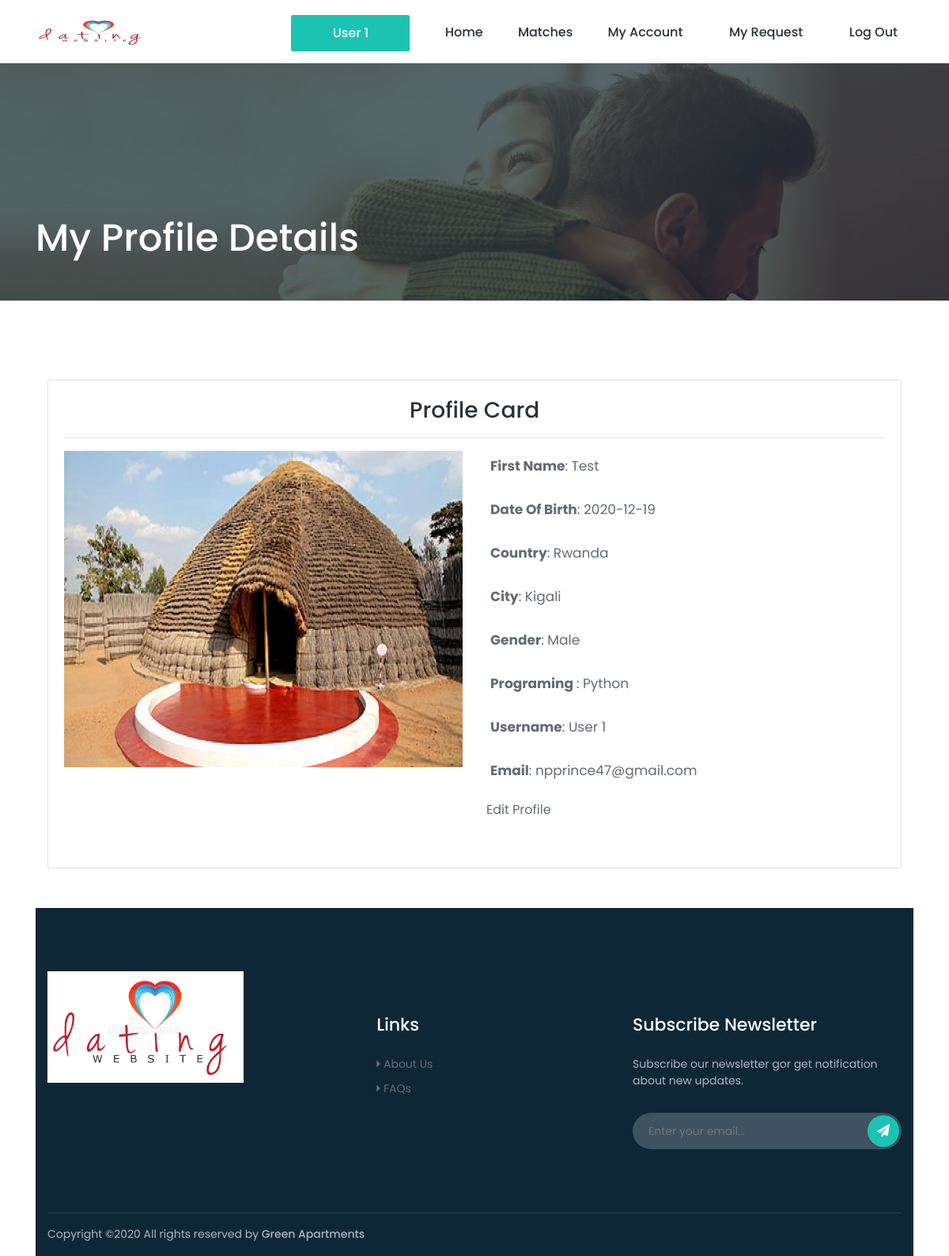
Screenshot of /account/index.php?profile (signed in) with the database file from the repository.
### tables this page shows
CREATE TABLE `members` (
  `member_id` int(11) NOT NULL,
  `f_name` longtext NOT NULL,
  `dob` longtext NOT NULL,
  `gender` longtext NOT NULL,
  `country` longtext NOT NULL,
  `city` longtext NOT NULL,
  `email` longtext NOT NULL,
  `username` longtext NOT NULL,
  `password` longtext NOT NULL,
  `programing` longtext NOT NULL,
  `profile` longtext NOT NULL,
  `reg_date` timestamp NOT NULL DEFAULT current_timestamp() ON UPDATE current_timestamp()
);

### account/profile.php (the view, shortened to what this page needs)
    <div class="breadcrumb-area bg-img bg-overlay jarallax" style="background-image: url(../img/bg-img/16.png);">
        <div class="container h-100">
            <div class="row h-100 align-items-end">
                <div class="col-12">
                    <div class="breadcrumb-content d-flex align-items-center justify-content-between pb-5">
                        <h2 class="room-title">My Profile Details</h2>
                    </div>
                </div>
            </div>
        </div>
    </div>
    <div class="roberto-rooms-area section-padding-100-0">
        <div class="container">
            <div class="row">
                <div class="col-12 col-lg-12">
                    <div class="room-service mb-50">
                        <div class="col-lg-12 ">
                        <div class="row" id="loader_agenda_data">
                            <div class="col-lg-12">
                                <div class="card">
                                    <div class="card-body">
                                        <div class="card-title">
                                            <h3 class="text-center title-2"> Profile Card</h3>
                                        </div>
                                        <hr>
                                            <div class="row">
                                                <div class="col-lg-6">
                                                    <div class="form-group">
                                                        <?php
                                                            if (empty($profile)) {
                                                                $fileName = "avatar-06.jpg";
                                                            } else {
                                                                $fileName = "$profile";
                                                            }
                                                        ?>
                                                        <img class="align-self-center  mr-3" style="height:400px;" src="client_profile_data/<?php echo $fileName ?>" alt="<?php echo $username ?>" >
                                                    </div>
                                                </div>
                                                <div class="col-lg-6">
                                                    <div class="input-group">
                                                        <p><strong>First Name</strong>: <?php echo $f_name ?></p>
                                                    </div>
                                                    <div class="input-group">
                                                        <p><strong>Date Of Birth</strong>: <?php echo $dob ?></p>
                                                    </div>
                                                    <div class="input-group">
                                                        <p><strong>Country</strong>: <?php echo $country ?></p>
                                                    </div>
                                                    <div class="input-group">
                                                        <p><strong>City</strong>: <?php echo $city ?></p>
                                                    </div>
                                                    <div class="input-group">
                                                        <p><strong>Gender</strong>: <?php echo $gender ?></p>
                                                    </div>
                                                    <div class="input-group">
                                                        <p><strong>Programing </strong>: <?php echo $programing ?></p>
                                                    </div>
                                                    <div class="input-group">
                                                        <p><strong>Username</strong>: <?php echo $username ?></p>
                                                    </div>
                                                    <div class="input-group">
                                                        <p><strong>Email</strong>: <?php echo $email ?></p>
                                                    </div>
                                                    <a href="index.php?update_profile">
                                                        <div class="au-message__item-time">
                                                            <p>Edit Profile</p>
                                                        </div>
                                                    </a>
                                                </div>
                                            </div>
                                </div>
                            <br>
                </div>
            </div>
        </div>
    </div>
</div>

### account/index.php (shortened to what this page needs)
<!DOCTYPE html>
<?php
include "../config/connection.php";
if(isset($_SESSION['Member_Data_2020']) == false){
    header("Location:../login.php");
}else{
    ?>
                                <?php
                                $sql5="SELECT * from members where username='$_SESSION[Member_Data_2020]'";
                                $result5=$conn->query($sql5);
                                while ($row5 = $result5->fetch_assoc()) {
                                $f_name=$row5['f_name'];
                                $dob=$row5['dob'];
                                $gender=$row5['gender'];
                                $country=$row5['country'];
                                $city=$row5['city'];
                                $email=$row5['email'];
                                $username=$row5['username'];
                                $programing=$row5['programing'];
                                $profile=$row5['profile'];
                                }
                                ?>
<html lang="en">
<head>
    <link rel="stylesheet" href="../style.css">
</head>
<body>
    <header class="header-area">
        <div class="search-form d-flex align-items-center">
            <div class="container">
                <form action="index.html" method="get">
                    <button type="submit"><i class="icon_search"></i></button>
                </form>
            </div>
        </div>
        <div class="main-header-area">
            <div class="classy-nav-container breakpoint-off">
                <div class="container">
                    <nav class="classy-navbar justify-content-between" id="robertoNav">
                        <a class="nav-brand" href="index.php?home"><img src=".././img/core-img/logo.png" alt=""></a>
                        <div class="classy-menu">
                            <div class="classynav">
                                <ul id="nav">
                                    <li><a href="index.php"><button type="submit" class="form-control btn roberto-btn w-100"><?php echo $username ?> </button></a></li>
                                    <li><a href="index.php?home">Home</a></li>
                                    <li><a href="index.php?matches">Matches</a></li>
                                    <li><a href="#">My Account</a>
                                    </li>
                                    <li><a href="#">My Request</a>
                                    </li>
                                    <li><a href="?sign=out" id="logout">Log Out</a></li>
                                </ul>
                            </div>
                        </div>
                    </nav>
                </div>
            </div>
        </div>
    </header>
    <?php
        if(isset($_GET['home']))
        {
            include("home.php");
        }
        elseif(isset($_GET['matches']))
        {
            include("matches.php");
        }
        elseif(isset($_GET['inbox']))
        {
            include("inbox.php");
        }
        elseif(isset($_GET['Request']))
        {
            include("request.php");
        }
        elseif(isset($_GET['match_view']))
        {
            include("user-view.php");
        }
        elseif(isset($_GET['about']))
        {
            include("about.php");
        }
        elseif(isset($_GET['review']))
        {
            include("new_review.php");
        }
        elseif(isset($_GET['profile']))
        {
            include("profile.php");
        }
        elseif(isset($_GET['update_profile']))
        {
            include("update_profile.php");
        }
        elseif(isset($_GET['update_profile_data']))
        {
            include("update_profile_data.php");
        }
        elseif(isset($_GET['search_data']))
        {
            include("user_search.php");
        }
        elseif(isset($_GET['']))
        {
            include("");
        }
        else
        {
            include("home.php");
        }
    ?>
    <footer class="footer-area section-padding-80-0">
        <div class="main-footer-area">
            <div class="container">
                <div class="row align-items-baseline justify-content-between">
                    <div class="col-12 col-sm-6 col-lg-3">
                        <div class="single-footer-widget mb-80">
                            <a href="#" class="footer-logo"><img src="../img/core-img/logo.jpg" alt=""></a>
                        </div>
                    </div>
                    <div class="col-12 col-sm-4 col-lg-2">
                        <div class="single-footer-widget mb-80">
                            <h5 class="widget-title">Links</h5>
                            <ul class="footer-nav">
                                <li><a href="index.php?about"><i class="fa fa-caret-right" aria-hidden="true"></i> About Us</a></li>
                                <li><a href="#"><i class="fa fa-caret-right" aria-hidden="true"></i> FAQs</a></li>
                            </ul>
                        </div>
                    </div>
                    <div class="col-12 col-sm-8 col-lg-4">
                        <div class="single-footer-widget mb-80">
                            <h5 class="widget-title">Subscribe Newsletter</h5>
                            <span>Subscribe our newsletter gor get notification about new updates.</span>
                            <form action="index.html" class="nl-form">
                                <input type="email" class="form-control" placeholder="Enter your email...">
                                <button type="submit"><i class="fa fa-paper-plane" aria-hidden="true"></i></button>
                            </form>
                        </div>
                    </div>
                </div>
            </div>
        </div>
        <div class="container">
            <div class="copywrite-content">
                <div class="row align-items-center">
                    <div class="col-12 col-md-8">
                        <div class="copywrite-text">
                            <p>
Copyright &copy;<script>document.write(new Date().getFullYear());</script> All rights reserved by <a href="#" target="_blank">Green Apartments</a>
</p>
                        </div>
                    </div>
                </div>
            </div>
        </div>
    </footer>
</body>
</html>
                            <?php
                                }
                            ?>

### css/default-assets/classy-nav.css (style rules this page uses)
.classy-nav-container { position: relative; z-index: 1; background-color: #ffffff; }
.classy-nav-container * { box-sizing: border-box; }
.classy-nav-container a { -webkit-transition-duration: 500ms; transition-duration: 500ms; text-decoration: none; outline: none; font-size: 14px; color: #232323; display: inline-block; }
.justify-content-between { -webkit-box-pack: justify; -ms-flex-pack: justify; justify-content: space-between; }
.classy-navbar { width: 100%; height: 80px; display: -webkit-box; display: -ms-flexbox; display: flex; -webkit-box-align: center; -ms-flex-align: center; -ms-grid-row-align: center; align-items: center; }
.classy-navbar .nav-brand { font-size: 26px; font-weight: 500; color: #232323; display: inline-block; margin-right: 30px; }
.classynav ul li { display: inline-block; clear: both; position: inherit; z-index: 10; }
.classynav ul li.cn-dropdown-item { position: relative; z-index: 10; }
.classynav ul li a { padding: 0 15px; display: block; height: 40px; font-size: 14px; line-height: 39px; }
.classynav ul li.megamenu-item > a:after, .classynav ul li.has-down > a:after { font-family: 'classyfonts'; content: "\e900"; font-size: 12px; color: #000000; padding-left: 5px; -webkit-transition-duration: 500ms; transition-duration: 500ms; }
.breakpoint-off .classynav { display: -webkit-box; display: -ms-flexbox; display: flex; -webkit-box-align: center; -ms-flex-align: center; -ms-grid-row-align: center; align-items: center; }

### account/profile.php (style rules this page uses)
.input-group p { padding: 5px; font-size: 17px; }

### rows the page displays
members: username "User 1", profile (picture), f_name "Test", dob "2020-12-19", country "Rwanda", city "Kigali", gender "Male", programing "Python", email "npprince47@gmail.com"
